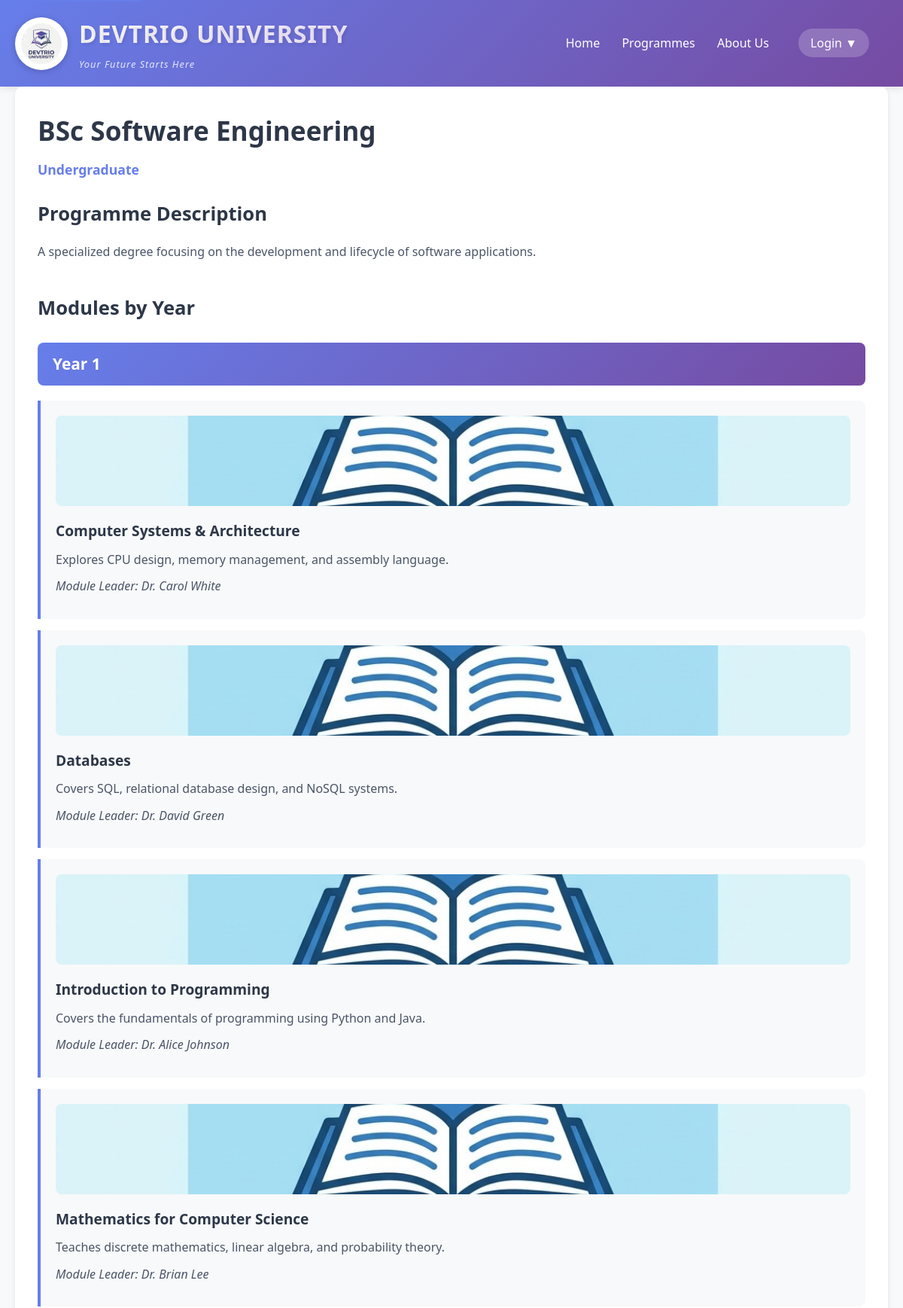
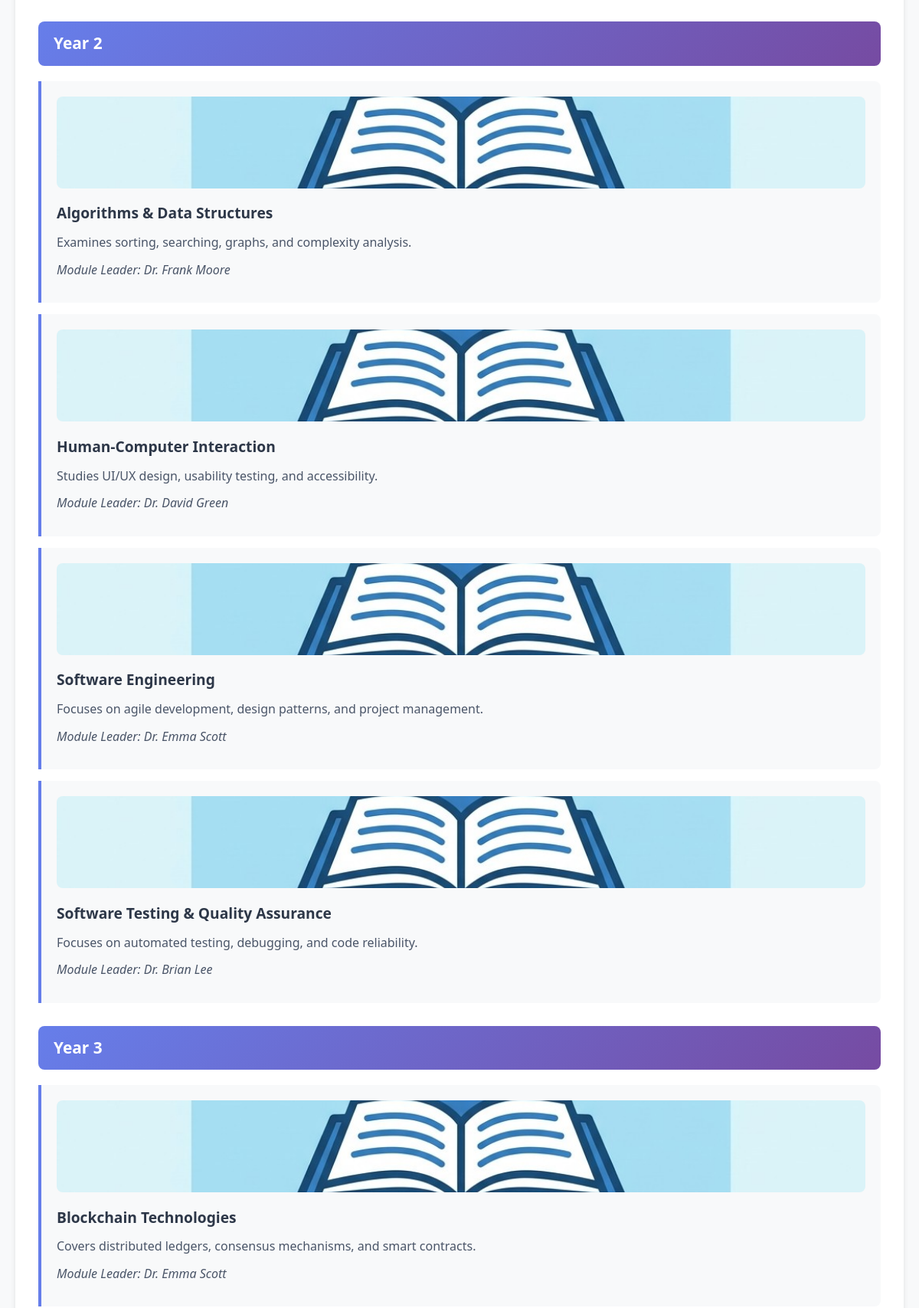
/index.php?url=programme/2 (upper part), run on the app's committed database (2 pictures, top to bottom).
### tables this page shows
CREATE TABLE `programmes` (
  `ProgrammeID` int(11) NOT NULL,
  `ProgrammeName` text NOT NULL,
  `LevelID` int(11) DEFAULT NULL,
  `ProgrammeLeaderID` int(11) DEFAULT NULL,
  `Description` text DEFAULT NULL,
  `Image` text DEFAULT NULL,
  `published` int(11) DEFAULT 1
);

CREATE TABLE `programmemodules` (
  `ProgrammeModuleID` int(11) NOT NULL,
  `ProgrammeID` int(11) DEFAULT NULL,
  `ModuleID` int(11) DEFAULT NULL,
  `Year` int(11) DEFAULT NULL
);

CREATE TABLE `modules` (
  `ModuleID` int(11) NOT NULL,
  `ModuleName` text NOT NULL,
  `ModuleLeaderID` int(11) DEFAULT NULL,
  `Description` text DEFAULT NULL,
  `Image` text DEFAULT NULL
);

CREATE TABLE `staff` (
  `StaffID` int(11) NOT NULL,
  `Name` text NOT NULL
);

### config/DBConnection.php (called while the page is built, shortened)
<?php
class DBConnection {
    private static $instance = null;
    private $pdo;
    private $host = 'localhost';
    private $dbname = 'student_course_hub';
    private $username = 'root';
    private $password = '';
    public static function getInstance() {
        if (self::$instance === null) {
            self::$instance = new self();
        }
        return self::$instance;
    }
    private function __construct() {
        try {
            $this->pdo = new PDO(
                "mysql:host=$this->host;dbname=$this->dbname;charset=utf8mb4",
                $this->username,
                $this->password,
                [
                    PDO::ATTR_ERRMODE => PDO::ERRMODE_EXCEPTION,
                    PDO::ATTR_DEFAULT_FETCH_MODE => PDO::FETCH_ASSOC,
                    PDO::ATTR_EMULATE_PREPARES => false
                ]
            );
        } catch(PDOException $e) {
            error_log("Database connection failed: " . $e->getMessage() . "\n", 3, __DIR__ . "/db_errors.log");
            die("Database connection failed. Please try again later.");
        }
    }
    public function getConnection() {
        return $this->pdo;
    }
}
?>

### models/Programme.php (called while the page is built, shortened)
<?php
require_once __DIR__ . '/../config/DBConnection.php';
class Programme {
    private $db;
    public function __construct() {
        $this->db = DBConnection::getInstance()->getConnection();
    }
    public function getByIdWithModules($id) {
        $sql = "SELECT p.*, l.LevelName,
                       m.ModuleID, m.ModuleName, m.Description as ModuleDescription,
                       s.Name as ModuleLeaderName,
                       pm.Year
                FROM Programmes p
                JOIN Levels l ON p.LevelID = l.LevelID
                LEFT JOIN ProgrammeModules pm ON p.ProgrammeID = pm.ProgrammeID
                LEFT JOIN Modules m ON pm.ModuleID = m.ModuleID
                LEFT JOIN Staff s ON m.ModuleLeaderID = s.StaffID
                WHERE p.ProgrammeID = ?
                ORDER BY pm.Year, m.ModuleName";
        $stmt = $this->db->prepare($sql);
        $stmt->execute([$id]);
        $results = $stmt->fetchAll();
        $programme = [
            'ProgrammeID' => $results[0]['ProgrammeID'],
            'ProgrammeName' => $results[0]['ProgrammeName'],
            'Description' => $results[0]['Description'],
            'LevelName' => $results[0]['LevelName'],
            'modules' => []
        ];
        foreach($results as $row) {
            if($row['ModuleID']) {
                $programme['modules'][] = [
                    'ModuleName' => $row['ModuleName'],
                    'ModuleDescription' => $row['ModuleDescription'],
                    'ModuleLeaderName' => $row['ModuleLeaderName'],
                    'Year' => $row['Year']
                ];
            }
        }
        return $programme;
    }
}
?>

### controllers/ProgrammeController.php (the view, shortened to what this page needs)
<?php
require_once __DIR__ . '/../models/Programme.php';
class ProgrammeController {
    private $programmeModel;
    public function __construct() {
        $this->programmeModel = new Programme();
    }
        ?>
        <?php
    public function show($id) {
        $programmeData = $this->programmeModel->getByIdWithModules($id);
        $programme = [
            'ProgrammeID' => $programmeData['ProgrammeID'],
            'ProgrammeName' => $programmeData['ProgrammeName'],
            'Description' => $programmeData['Description'],
            'LevelName' => $programmeData['LevelName']
        ];
        $modules = [];
        if(isset($programmeData['modules']) && is_array($programmeData['modules'])) {
            foreach($programmeData['modules'] as $mod) {
                $modules[] = [
                    'name' => $mod['ModuleName'] ?? 'Unknown Module',
                    'description' => $mod['ModuleDescription'] ?? 'No description available',
                    'leader' => $mod['ModuleLeaderName'] ?? 'TBA',
                    'year' => $mod['Year'] ?? 1
                ];
            }
        }
        ?>
        <div class="programme-detail">
            <h1><?php echo htmlspecialchars($programme['ProgrammeName']); ?></h1>
            <p class="level"><?php echo htmlspecialchars($programme['LevelName']); ?></p>
            <div class="description">
                <h2>Programme Description</h2>
                <p><?php echo htmlspecialchars($programme['Description']); ?></p>
            </div>
            <div class="modules">
                <h2>Modules by Year</h2>
                <?php if(empty($modules)): ?>
                    <p>No modules available for this programme.</p>
                <?php else: ?>
                    <?php
                    $currentYear = 0;
                    foreach($modules as $module):
                        if($module['year'] != $currentYear):
                            if($currentYear != 0) echo '</div>';
                            $currentYear = $module['year'];
                            echo '<div class="year-group">';
                            echo '<h3>Year ' . $currentYear . '</h3>';
                        endif;
                    ?>
                    <div class="module-card">
                        <?php if(file_exists(__DIR__ . '/../images/modulecardplaceholder.jpg')): ?>
                            <img src="/DevTrio/images/modulecardplaceholder.jpg"
                                 alt="Module"
                                 style="width: 100%; height: 120px; object-fit: cover; border-radius: 8px; margin-bottom: 10px;">
                        <?php endif; ?>
                        <h4><?php echo htmlspecialchars($module['name']); ?></h4>
                        <p><?php echo htmlspecialchars($module['description']); ?></p>
                        <p class="module-leader">Module Leader: <?php echo htmlspecialchars($module['leader']); ?></p>
                    </div>
                    <?php endforeach; ?>
                    </div>
                <?php endif; ?>
            </div>
        </div>
        <?php
        require_once __DIR__ . '/../views/layout.php';
    }
}
?>

### css/style.css (style rules this page uses)
* { margin: 0; padding: 0; box-sizing: border-box; }
body { font-family: 'Segoe UI', Tahoma, Geneva, Verdana, sans-serif; line-height: 1.6; color: #333; background-color: #f8f9fa; }
.programme-detail { background: white; border-radius: 10px; padding: 30px; box-shadow: 0 4px 6px rgba(0,0,0,0.1); }
.programme-detail h1 { color: #2d3748; margin-bottom: 10px; font-size: 2.2rem; }
.programme-detail .level { color: #667eea; font-weight: 600; margin-bottom: 25px; font-size: 1.1rem; }
.description { margin-bottom: 40px; }
.description h2 { color: #2d3748; margin-bottom: 15px; font-size: 1.6rem; }
.description p { color: #4a5568; line-height: 1.8; }
.modules h2 { color: #2d3748; margin-bottom: 25px; font-size: 1.6rem; }
.year-group { margin-bottom: 30px; }
.year-group h3 { background: linear-gradient(135deg, #667eea 0%, #764ba2 100%); color: white; padding: 12px 20px; border-radius: 8px; margin-bottom: 20px; font-size: 1.3rem; }
.module-card { background: #f8f9fa; border-left: 4px solid #667eea; padding: 20px; margin-bottom: 15px; border-radius: 0 8px 8px 0; transition: transform 0.3s; }
.module-card h4 { color: #2d3748; margin-bottom: 10px; font-size: 1.2rem; }
.module-card p { color: #4a5568; margin-bottom: 10px; }
.module-leader { color: #667eea; font-style: italic; margin-top: 10px; font-weight: 500; }

### views/layout.php (style rules this page uses)
.module-card { transition: transform 0.3s; }

### data on the page
programmes: programmemodules.Year "1", modules.ModuleName "Computer Systems & Architecture", modules.Description "Explores CPU design, memory management, and assembly language.", staff.Name "Dr. Carol White", modules.ModuleName "Databases", modules.Description "Covers SQL, relational database design, and NoSQL systems.", staff.Name "Dr. David Green", modules.ModuleName "Introduction to Programming", modules.Description "Covers the fundamentals of programming using Python and Java.", staff.Name "Dr. Alice Johnson", modules.ModuleName "Mathematics for Computer Science", modules.Description "Teaches discrete mathematics, linear algebra, and probability theory.", ProgrammeLeaderID.Name "Dr. Brian Lee", programmemodules.Year "2", modules.ModuleName "Algorithms & Data Structures", modules.Description "Examines sorting, searching, graphs, and complexity analysis.", staff.Name "Dr. Frank Moore", modules.ModuleName "Human-Computer Interaction", modules.Description "Studies UI/UX design, usability testing, and accessibility.", modules.ModuleName "Software Engineering", modules.Description "Focuses on agile development, design patterns, and project management.", staff.Name "Dr. Emma Scott", modules.ModuleName "Software Testing & Quality Assurance", modules.Description "Focuses on automated testing, debugging, and code reliability.", programmemodules.Year "3", modules.ModuleName "Blockchain Technologies", modules.Description "Covers distributed ledgers, consensus mechanisms, and smart contracts."

### other printed values
$programme['ProgrammeName'] "BSc Software Engineering"
$programme['LevelName'] "Undergraduate"
$programme['Description'] "A specialized degree focusing on the development and lifecycle of software applications."
